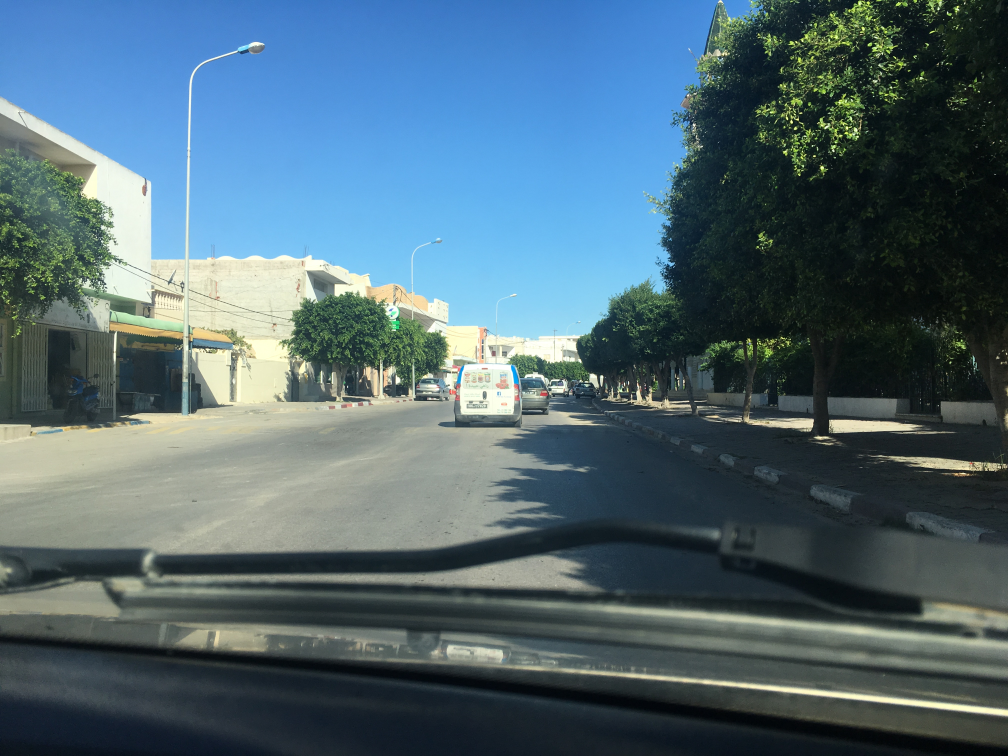
#> input picture IMG_1733.jpg, 4032 x 3024 px, given as the content of the folder ./output_segmentation_and_extraction/roads, which was not available (shown at 1/4 size)
$ python detect_line.py
#> lines starting #> are read from the running program, lines starting #| are printed output that depends on the picture; pictures that were not available may be replaced by others from this repository, and a replacement may not be noted
# -*- coding: utf-8 -*-
"""

#               Altran Deutschland S.A.S & Co. KG

#   \authors   ala.edddine.gharbi@altran.com
#   \version   01.00.00
#   \date      Sun Dec 20 14:44:23 2020
#   \copyright Copyright (c) 2018, Altran Deutschland GmbH. All rights reserved!
#              All rights exclusively reserved for Altran Deutschland S.A.S & Co. KG, unless expressly otherwise agreed.
#              Redistribution in source or any other form, with or without modification, is not permitted.
#              You may use this code under the according license terms of Altran Deutschland S.A.S & Co. KG.
#              Please contact Altran Deutschland S.A.S & Co. KG at ala.edddine.gharbi@altran.com to get the appropriate terms and conditions.


"""


import cv2
import numpy as np
import os
import matplotlib.pyplot as plt
from matplotlib import transforms


width = 960
height = 480

lower_bound_height = int((height / 4)*2)
higher_bound_height = int((height / 4)*3)


lower_bound_width = int(width / 3)
higher_bound_width = int((width / 3)*2)


#higher_bound = 100
#Mid_screen_width = Mid_screen_height = 112

kernel_sharpen = np.array([[-1,-1,-1], [-1, 9,-1], [-1,-1,-1]])
#roi_corners_rectangle = np.array([[(0,height), (0,higher_bound), (width,higher_bound), (width,height)]], dtype=np.int32)
clahe = cv2.createCLAHE(clipLimit=3.0, tileGridSize=(8,8))
white = (255, 255, 255)

#y = np.linspace(0,higher_bound_height-lower_bound_height,higher_bound_height-lower_bound_height+1)
y = np.linspace(0,height,height+1)


folder = "./output_segmentation_and_extraction/roads"
images = os.listdir(folder)
means = []
medians = []
averages = []


#list_images = ['./dataset/speedbump/tunisia/IMG_0740.JPG','./dataset/speedbump/tunisia/IMG_0743.JPG']
for img in images:
	#print (img)
	means = []
	medians = []
	averages = []


	fig, ax = plt.subplots()
	#image = cv2.imread(img)
	image = plt.imread(os.path.join(folder, img))
#> image is the input picture: shape (3024, 4032, 3); mean R, G, B 80.1, 104.1, 114.8

	#ax.imshow(image)

	#image = cv2.imread(img)
	image = cv2.resize(image,(width,height))
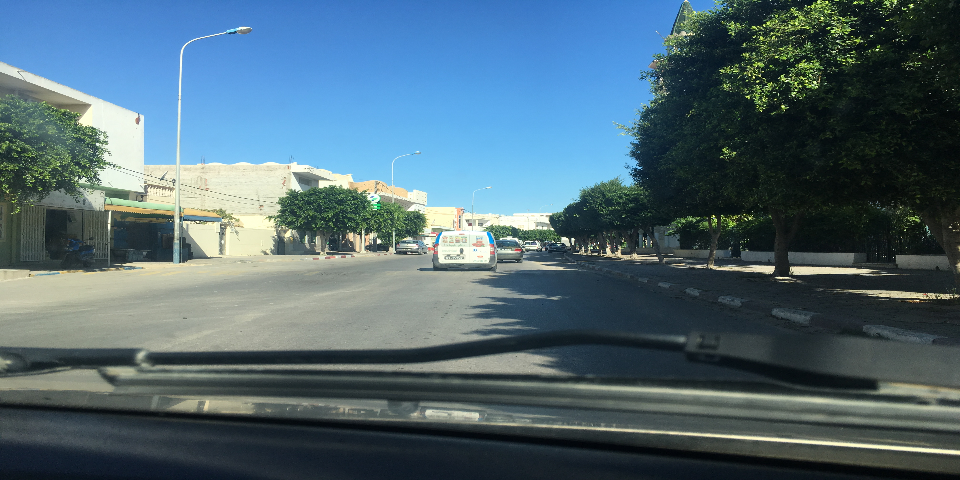
#> image: shape (480, 960, 3); mean R, G, B 80, 104, 114.7
	# [22 lines of commented-out code are left out]
	implot = plt.imshow(image)
	cv2.imshow('%s'%img,image)


	# [5 lines of commented-out code are left out]

	for i in range (height):
		line = np.array(image [i,:])
		line = line[line != 0]
		means.append(np.mean(line))
		medians.append(np.median(line))
		averages.append(np.average(line))
#> after the loop, averages = 480 values, max 132.7 at index 271, min 23.84 at index 479, mean 99.58; means has the same summary as averages; medians = 480 values, max 156 at index 295, min 24 at index 475, mean 93.79
		# [5 lines of commented-out code are left out]


	means.append(0)
	medians.append(0)
	averages.append(0)
	#ax.imshow(image)

	#ax.invert_yaxis()
	#ax.invert_xaxis()
	ax.plot(means,y,'r--', linewidth=1, label='means')
	ax.plot(medians,y,'b--', linewidth=1, label='medians')
	#ax.plot(averages,y,'g--', linewidth=1, label='averages')
	ax.legend()
	fig.savefig('%s.png'%img)
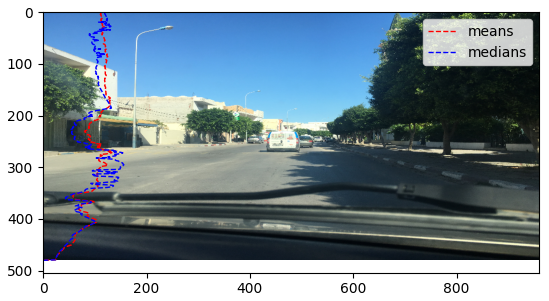
#> figure drawn by matplotlib, 1 panel
	#plt.clf()
		#input()
#cv2.destroyAllWindows()

$ run again, on IMG_1734.jpg
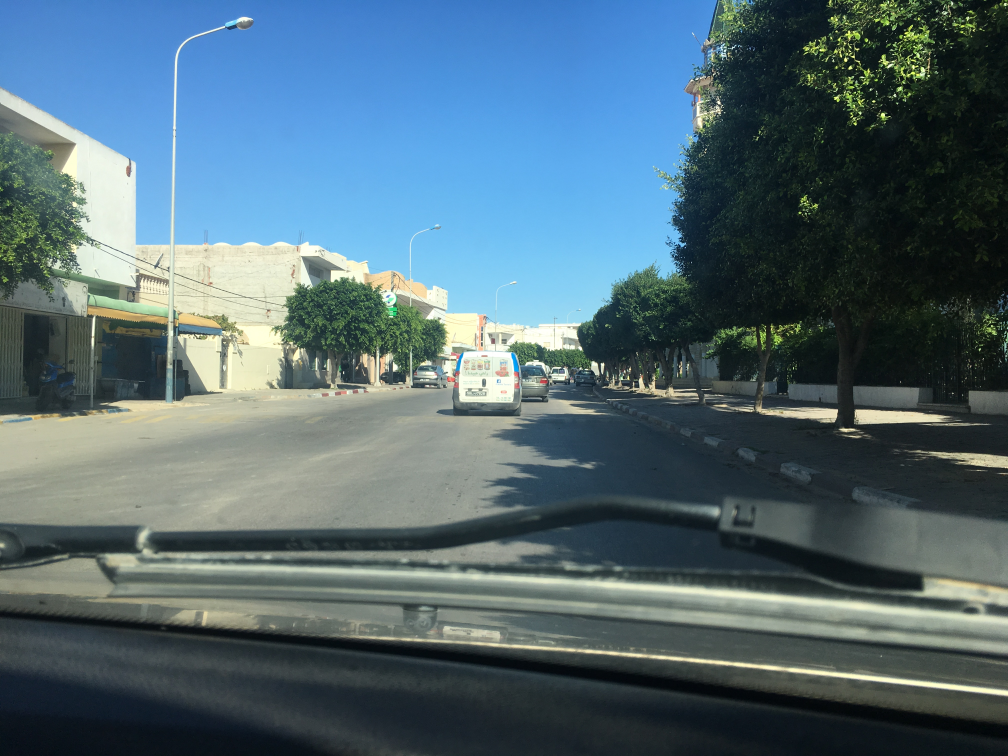
#> input picture IMG_1734.jpg, 4032 x 3024 px, given as the content of the folder ./output_segmentation_and_extraction/roads, which was not available (shown at 1/4 size)
#> image is the input picture: shape (3024, 4032, 3); mean R, G, B 82.6, 106, 115.9
#> `image = cv2.resize(image,(width,height))`:
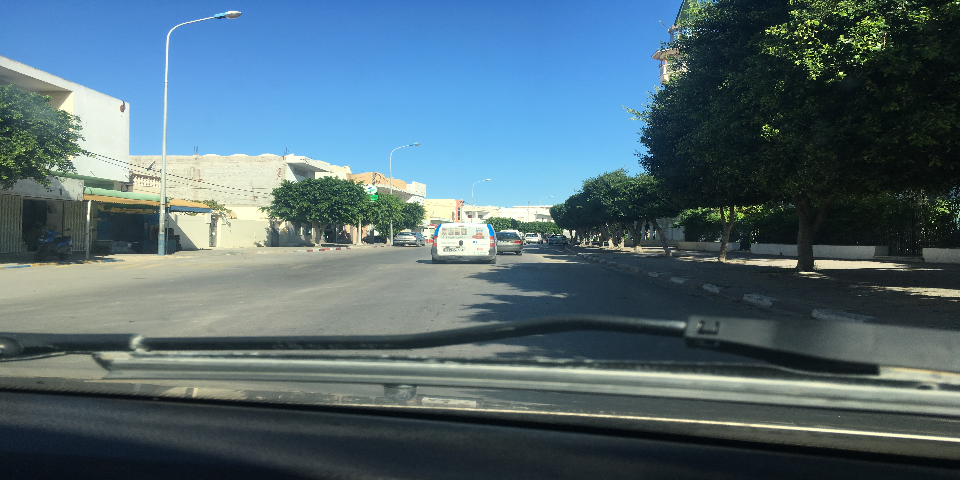
#> image: shape (480, 960, 3); mean R, G, B 82.5, 105.9, 115.8
#> after the loop `for i in range (height):`: averages = 480 values, max 135.4 at index 156, min 26.26 at index 479, mean 101.4; means has the same summary as averages; medians = 480 values, max 152.5 at index 265, min 24 at index 475, mean 96.27
#> `fig.savefig('%s.png'%img)`:
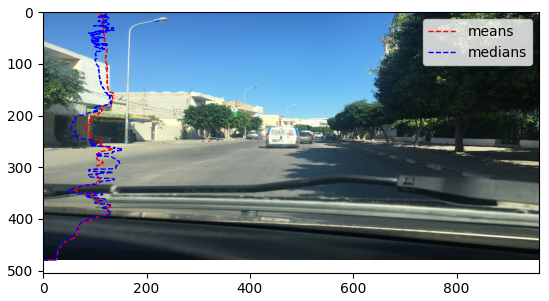
#> figure drawn by matplotlib, 1 panel

$ run again, on IMG_1964.jpg
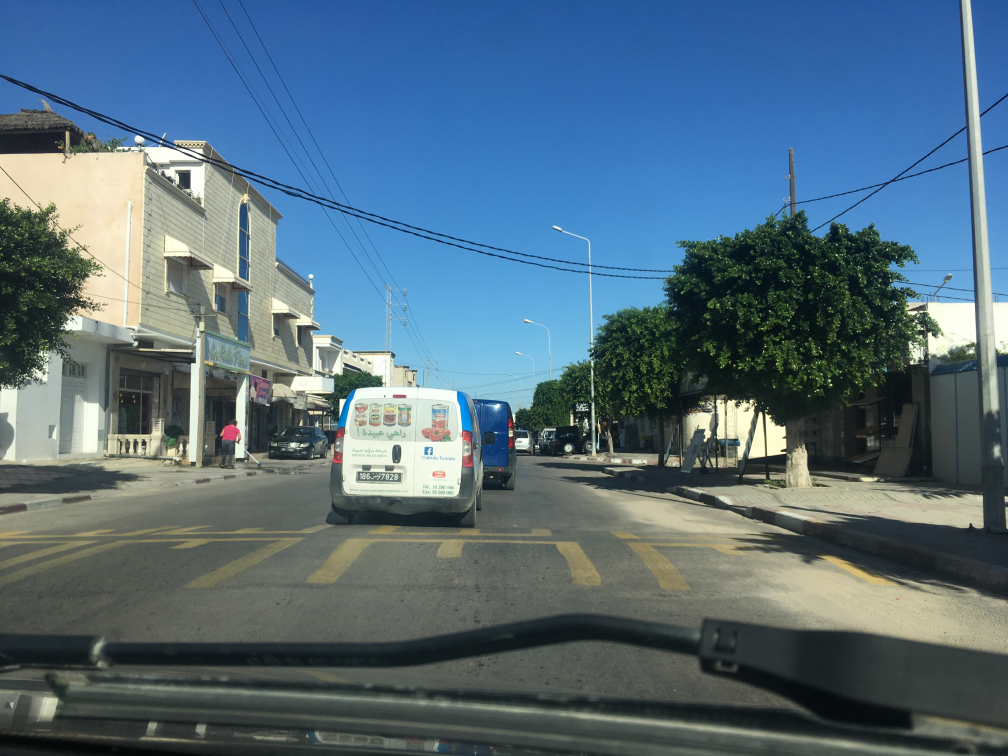
#> input picture IMG_1964.jpg, 4032 x 3024 px, given as the content of the folder ./output_segmentation_and_extraction/roads, which was not available (shown at 1/4 size)
#> image is the input picture: shape (3024, 4032, 3); mean R, G, B 84.6, 109.2, 124.7
#> `image = cv2.resize(image,(width,height))`:
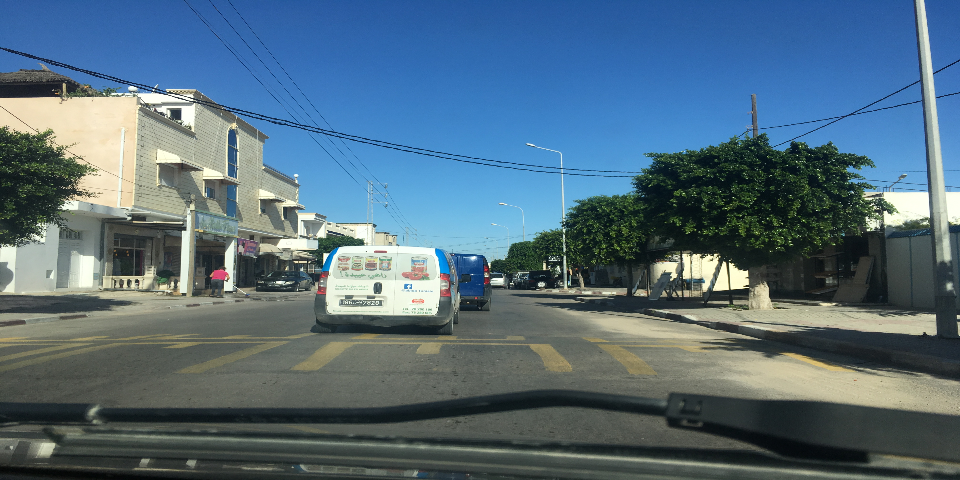
#> image: shape (480, 960, 3); mean R, G, B 84.6, 109.1, 124.6
#> after the loop `for i in range (height):`: averages = 480 values, max 149.2 at index 125, min 44.77 at index 416, mean 106.1; means has the same summary as averages; medians = 480 values, max 149 at index 161, min 36 at index 415, mean 98.09
#> `fig.savefig('%s.png'%img)`:
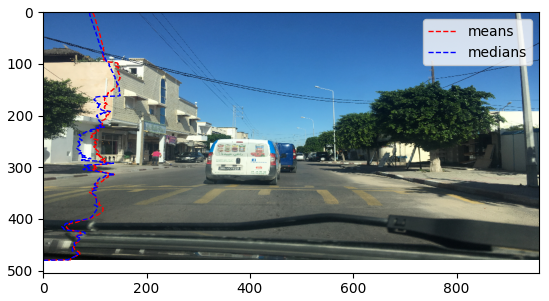
#> figure drawn by matplotlib, 1 panel
